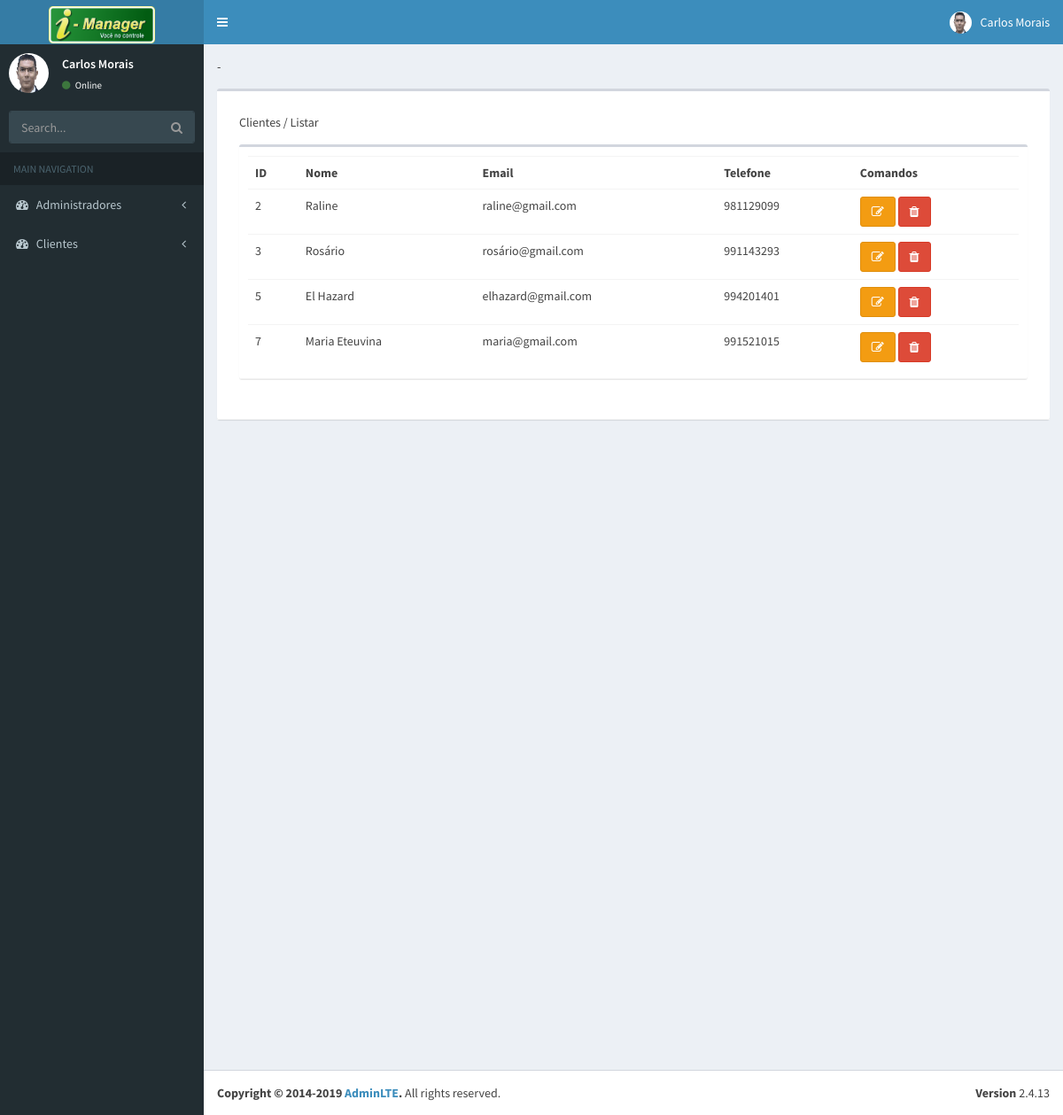
Screenshot of /?modulo=cliente&acao=listar with the database file from the repository.
### tables this page shows
CREATE TABLE IF NOT EXISTS `usuario` (
  `id` int(11) NOT NULL AUTO_INCREMENT,
  `nome` varchar(60) NOT NULL,
  `telefone` varchar(60) NOT NULL,
  `email` varchar(60) NOT NULL,
  PRIMARY KEY (`id`)
);

### classes/DB.class.php (called while the page is built)
<?php
    class DB{
        public static $conexao;
        public static function Conexao() {
            if (!isset(self::$conexao)) {
                try{
                    self::$conexao = new PDO('mysql:host=localhost;dbname=projeto', 'root', '' , array(PDO::MYSQL_ATTR_INIT_COMMAND => "SET NAMES utf8"));
                    self::$conexao->setAttribute(PDO::ATTR_ERRMODE, PDO::ERRMODE_EXCEPTION);
                    self::$conexao->setAttribute(PDO::ATTR_ORACLE_NULLS, PDO::NULL_EMPTY_STRING);
                }catch(PDOException $e){
                   echo 'Atenção'.$e->getMessage();
                }
            }
            return self::$conexao;
        }
    }
?>

### classes/Cliente.class.php (called while the page is built, shortened)
<?php
include ("classes/DB.class.php");
    class Cliente extends DB{
        private $id;
        private $nome;
        private $email;
        private $telefone;
        public function setId($id){
            $this->id = $id;
        }
        public function setNome($string){
            $this->nome = $string;
        }
        public function setEmail($email){
            $this->email = $email;
        }
        public function setTelefone($telefone){
            $this->telefone = $telefone;
        }
        public function getId(){
            return $this->id;
        }
        public function getNome(){
            return $this->nome;
        }
        public function getEmail(){
            return $this->email;
        }
        public function getTelefone(){
            return $this->telefone;
        }
        public static function listar(){
            $sql = "SELECT * FROM usuario";
            $stmt = DB::conexao()->prepare($sql);
            $stmt->execute();
            $registros = $stmt->fetchALL(PDO::FETCH_ASSOC);
            if($registros){
                $itens = array();
                foreach($registros as $registro){
                    $objTemporario = new Cliente();
                    $objTemporario->setId($registro['id']);
                    $objTemporario->setNome($registro['nome']);
                    $objTemporario->setEmail($registro['email']);
                    $objTemporario->setTelefone($registro['telefone']);
                    $itens[] = $objTemporario;
                }
                return $itens;
            }
            return false;
        }
    }
?>

### modulos/cliente/listar.php (the view)
<?php
    include("classes/Cliente.class.php");
    $clientes = Cliente::listar();
if($clientes){
?>
    <section class="content-header">
      Clientes / Listar
    </section>
    <section class="content">
      <div class="box">
        <div class="box-header with-border">
          <div class="box-body table-responsive no-padding">
            <table class="table table-hover">
              <tr>
                <th>ID</th>
                <th>Nome</th>
                <th>Email</th>
                <th>Telefone</th>
                <th>Comandos</th>
              </tr>
              <?php foreach($clientes as $cliente){?>
              <tr>
                <td><?php echo $cliente->getId();?></td>
                <td><?php echo $cliente->getNome();?></td>
                <td><?php echo $cliente->getEmail();?></td>
                <td><?php echo $cliente->getTelefone();?></td>
                <td>
                  <a href="?modulo=cliente&acao=editar&id=<?php echo $cliente->getId();?>"><button class="btn btn-warning" title="Editar"><i class="fa fa-edit" aria-hidden="true"></i></button></a>
                  <a href="?modulo=cliente&acao=excluir&id=<?php echo $cliente->getId();?>"><button class="btn btn-danger" title="Excluir"><i class="fa fa-trash" aria-hidden="true"></i></button></a>
                </td>
              </tr>
<?php
    }
}else{
    echo "<tr><td colspan='4'> Nenhum Registro Encontrado.</td></tr>";
}
?>
            </table>
          </div>
        </div>
      </div>
    </section>

### index.php (shortened to what this page needs)
<!DOCTYPE html>
<html>
<head>
  <link rel="stylesheet" href="publico/css/bootstrap.min.css">
  <link rel="stylesheet" href="publico/css/font-awesome.min.css">
  <link rel="stylesheet" href="publico/css/ionicons.min.css">
  <link rel="stylesheet" href="publico/css/AdminLTE.min.css">
  <link rel="stylesheet" href="publico/css/_all-skins.min.css">
  <link rel="stylesheet" href="https://cdnjs.cloudflare.com/ajax/libs/font-awesome/4.7.0/css/font-awesome.min.css">
</head>
<body class="hold-transition skin-blue sidebar-mini">
<div class="wrapper">
  <header class="main-header">
    <a href="../../index2.html" class="logo">
      <span class="logo-lg"><img src="images/logo.png"></span>
    </a>
    <nav class="navbar navbar-static-top">
      <a href="#" class="sidebar-toggle" data-toggle="push-menu" role="button">
      </a>
      <div class="navbar-custom-menu">
        <ul class="nav navbar-nav">
          <li class="dropdown user user-menu">
            <a href="#" class="dropdown-toggle" data-toggle="dropdown">
              <img src="images/user2-160x160.png" class="user-image" alt="User Image">
              <span class="hidden-xs">Carlos Morais</span>
            </a>
          </li>
        </ul>
      </div>
    </nav>
  </header>
  <aside class="main-sidebar">
    <section class="sidebar">
      <div class="user-panel">
        <div class="pull-left image">
          <img src="images/user2-160x160.png" class="img-circle" alt="User Image">
        </div>
        <div class="pull-left info">
          <p>Carlos Morais</p>
          <a href="#"><i class="fa fa-circle text-success"></i> Online</a>
        </div>
      </div>
      <form action="#" method="get" class="sidebar-form">
        <div class="input-group">
          <input type="text" name="q" class="form-control" placeholder="Search...">
          <span class="input-group-btn">
                <button type="submit" name="search" id="search-btn" class="btn btn-flat"><i class="fa fa-search"></i>
                </button>
              </span>
        </div>
      </form>
      <ul class="sidebar-menu" data-widget="tree">
        <li class="header">MAIN NAVIGATION</li>
        <li class="treeview">
          <a href="#">
            <i class="fa fa-dashboard"></i> <span>Administradores</span>
            <span class="pull-right-container">
              <i class="fa fa-angle-left pull-right"></i>
            </span>
          </a>
        </li>
        <li class="treeview">
          <a href="#">
            <i class="fa fa-dashboard"></i> <span>Clientes</span>
            <span class="pull-right-container">
              <i class="fa fa-angle-left pull-right"></i>
            </span>
          </a>
        </li>
      </ul>
    </section>
  </aside>
  <div class="content-wrapper">
    <section class="content-header">
      -
    </section>
    <section class="content">
      <div class="box">
        <div class="box-header with-border">
         <?php
      if(isset($_GET['modulo'])){ $modulo = $_GET['modulo']; }else{ $modulo = "dashboard"; }
      if(isset($_GET['acao'])){ $acao = $_GET['acao'];}else{ $acao = 'ver'; }
      include("modulos/".$modulo."/".$acao.".php");
    ?>
      </div>
    </section>
  </div>
  <footer class="main-footer">
    <div class="pull-right hidden-xs">
      <b>Version</b> 2.4.13
    </div>
    <strong>Copyright &copy; 2014-2019 <a href="https://adminlte.io">AdminLTE</a>.</strong> All rights
    reserved.
  </footer>
</div>
</body>
</html>

### rows the page displays
usuario: id "2", nome "Raline", email "raline@gmail.com", telefone "981129099"
usuario: id "3", nome "Rosário", email "rosário@gmail.com", telefone "991143293"
usuario: id "5", nome "El Hazard", email "elhazard@gmail.com", telefone "994201401"
usuario: id "7", nome "Maria Eteuvina", email "maria@gmail.com", telefone "991521015"
